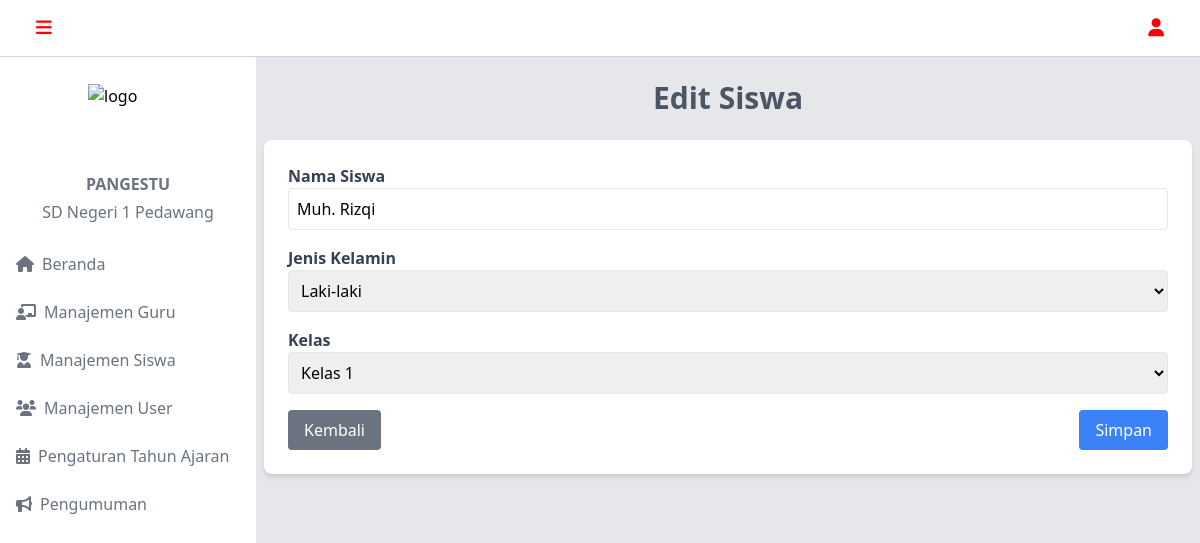
The page /app/layout/admin/edit-siswa.php?id=9 (signed in) on the database its author committed.
### tables this page shows
CREATE TABLE `siswa` (
  `id` int NOT NULL,
  `nama` varchar(100) NOT NULL,
  `jenis_kelamin` enum('L','P') NOT NULL,
  `kelas` enum('1','2','3','4','5','6') NOT NULL
);

### app/layout/admin/edit-siswa.php (the view, shortened to what this page needs)
<?php
include '../../config/config-db.php';
$id = intval($_GET['id']);
$query = $conn->prepare("SELECT * FROM siswa WHERE id = ?");
$query->bind_param("i", $id);
$query->execute();
$result = $query->get_result();
$siswa = $result->fetch_assoc();
include '../header-admin.php';
?>
<body class="bg-gray-200 mt-20">
    <div class="lg:ml-64 lg:pl-2 lg:w-75% mt-2 mb-2 mx-2 content">
        <h2 class="text-3xl font-bold text-gray-600 mb-6 text-center">Edit Siswa</h2>
        <div class="bg-white rounded-lg p-6 shadow-md">
            <form method="POST" action="">
                <div class="mb-4">
                    <label class="block text-gray-700 font-semibold">Nama Siswa</label>
                    <input type="text" name="nama" value="<?php echo htmlspecialchars($siswa['nama']); ?>" required
                        class="w-full border p-2 rounded focus:ring-2 focus:ring-blue-500 focus:outline-none">
                </div>
                <div class="mb-4">
                    <label class="block text-gray-700 font-semibold">Jenis Kelamin</label>
                    <select name="jenis_kelamin"
                        class="w-full border p-2 rounded focus:ring-2 focus:ring-blue-500 focus:outline-none">
                        <option value="L" <?php echo ($siswa['jenis_kelamin'] == 'L') ? 'selected' : ''; ?>>Laki-laki</option>
                    </select>
                </div>
                <div class="mb-4">
                    <label class="block text-gray-700 font-semibold">Kelas</label>
                    <select name="kelas" class="w-full border p-2 rounded focus:ring-2 focus:ring-blue-500 focus:outline-none">
                        <?php for ($i = 1; $i <= 6; $i++) : ?>
                            <option value="<?php echo $i; ?>" <?php echo ($siswa['kelas'] == $i) ? 'selected' : ''; ?>>Kelas <?php echo $i; ?></option>
                        <?php endfor; ?>
                    </select>
                </div>
                <div class="flex flex-col md:flex-row justify-between gap-4">
                    <a href="manage-siswa.php" class="bg-gray-500 text-white px-4 py-2 rounded text-center w-full md:w-auto">Kembali</a>
                    <button type="submit" class="bg-blue-500 text-white px-4 py-2 rounded w-full md:w-auto">Simpan</button>
                </div>
            </form>
        </div>
    </div>
</body>
<?php include '../footer-admin.php'; ?>

### rows shown on the page
siswa: nama "Muh. Rizqi", jenis_kelamin "Laki-laki", kelas "Kelas 1"
